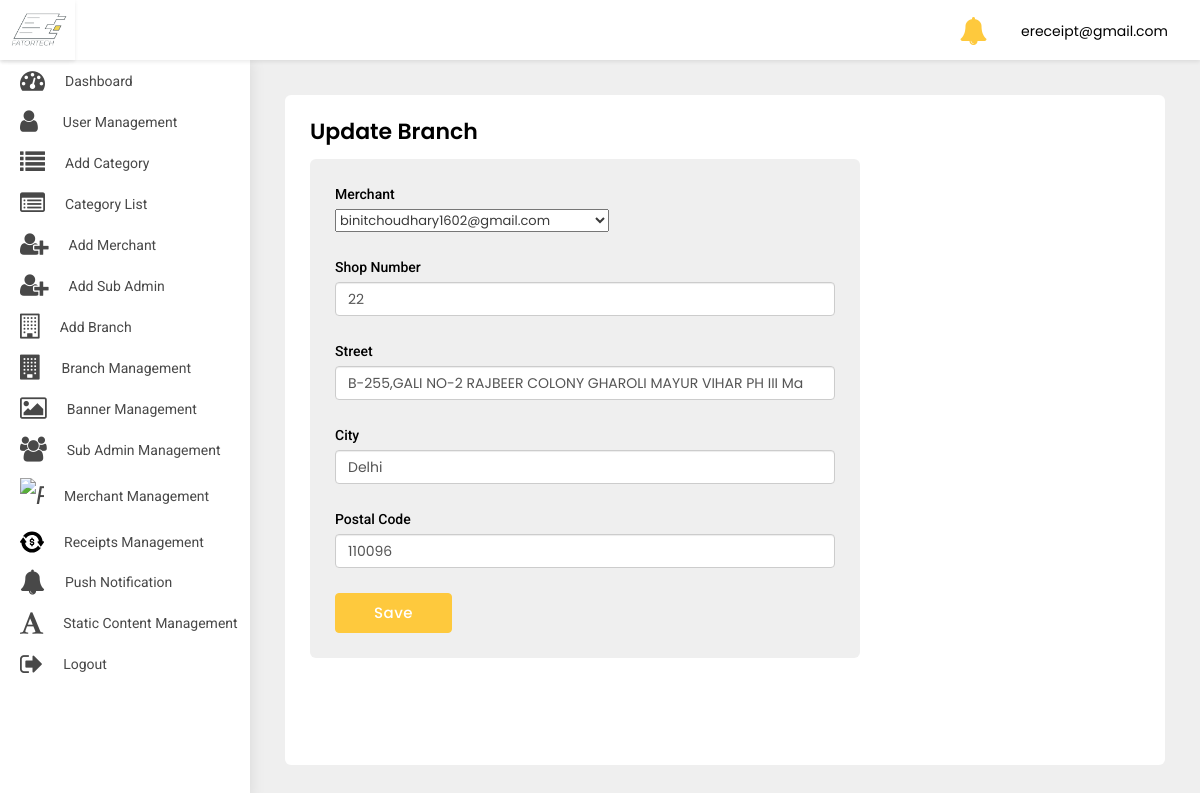
Screenshot of /adminpanel/update-branch/3/ (signed in) with the database file from the repository.
### src/models.py (models this page shows, shortened)
class User(AbstractBaseUser, PermissionsMixin):
    first_name = models.CharField(default='first name', max_length=100)
    last_name = models.CharField(default='', max_length=100, null=True, blank=True)
    email = models.CharField(default='', max_length=255, unique=True)
    country_code = models.CharField(default='+91', max_length=10)
    phone_number = models.CharField(default='', max_length=18)
    profile_pic = models.ImageField(default='default_profile.png', null=True, blank=True)
    device_token = models.CharField(default='', max_length=500, null=True, blank=True)
    password = models.CharField(default='', max_length=100)
    confirm_password = models.CharField(default='', max_length=100)
    is_merchant = models.BooleanField(default=False)
    is_subadmin = models.BooleanField(default=False)
    created_at = models.DateTimeField(auto_now_add=True)
    is_active = models.BooleanField(default=True)
    is_staff = models.BooleanField(default=False)
    can_manage_merchant = models.BooleanField(default=False)
    can_manage_category = models.BooleanField(default=False)
    can_manage_branch = models.BooleanField(default=False)
    can_manage_receipts = models.BooleanField(default=False)
    can_manage_dashboard = models.BooleanField(default=False)
    objects = UserManager()
    USERNAME_FIELD = 'email'
    class Meta:
        ordering = ('-created_at',)

class Branch(models.Model):
    merchant_name = models.ForeignKey(Merchant, on_delete=models.CASCADE)
    shop_no = models.CharField(default='', max_length=2000)
    street = models.CharField(default='', max_length=2000)
    landmark = models.CharField(default='', max_length=2000, null=True, blank=True)
    city = models.CharField(default='', max_length=2000)
    postal_code = models.CharField(default='', max_length=2000)
    code = models.CharField(default='', max_length=100)
    blocked = models.BooleanField(default=False)

### adminpanel/views.py (the view, shortened to what this page needs)
# urls.py: path('update-branch/<int:pk>/', UpdateBranch.as_view(), name='update-branch'),
class UpdateBranch(LoginRequiredMixin, UpdateView):
    login_url = 'adminpanel:login'
    model = Branch
    template_name = 'update-branch.html'
    form_class = BranchForm
    success_url = reverse_lazy('adminpanel:branch-list')
    def get(self, request, *args, **kwargs):
        print(kwargs['pk'])
        return render(self.request, 'update-branch.html',
                      {'merchants': Merchant.objects.all(), 'shop_number': Branch.objects.get(id=kwargs['pk']).shop_no,
                       'postal_code': Branch.objects.get(id=kwargs['pk']).postal_code,
                       'city': Branch.objects.get(id=kwargs['pk']).city,
                       'landmark': Branch.objects.get(id=kwargs['pk']).landmark,
                       'street': Branch.objects.get(id=kwargs['pk']).street})

### adminpanel/templates/update-branch.html (shortened to what this page needs)
{% extends 'base-ereceipt.html' %}
{% load crispy_forms_tags %}
{% block body %}
<div class="WrapperArea">
    <div class="WrapperBox">
        <div class="Small-Wrapper">
            <h4 class="Title">Update Branch</h4>
            <div class="NotificationArea">
                <div class="NotificationForm">
                    <form method="post">
                        <div class="form-group">
                            <label for="">Merchant</label>
                            <select required id="id_merchant_name" name="merchant_name">
                                {% for merchant in merchants %}
                                <option value="{{merchant.pk}}">{{merchant.email}}</option>
                                {% endfor %}
                            </select>
                        </div>
                        <div class="form-group">
                            <label for="">Shop Number </label>
                            <input type="text" class="form-control" required placeholder="Shop Number"
                                   name="shop_no" value="{{shop_number}}">
                        </div>
                        <div class="form-group">
                            <label for="">Street </label>
                            <input type="text" class="form-control" required placeholder="Street Name"
                                   name="street" value="{{street}}">
                        </div>
                        <div class="form-group">
                            <label for="">City </label>
                            <input type="text" class="form-control" required placeholder="City"
                                   name="city" value="{{city}}">
                        </div>
                        <div class="form-group">
                            <label for="">Postal Code </label>
                            <input type="number" class="form-control" required placeholder="Postal code"
                                   name="postal_code" value="{{postal_code}}">
                        </div>
                        <button class="Button apply_btn">Save</button>
                    </form>
                </div>
            </div>
        </div>
    </div>
</div>
{% endblock body %}

### adminpanel/templates/base-ereceipt.html (shortened to what this page needs)
{% load static %}
<head>
    <link rel="stylesheet" type="text/css" href="{% static 'adminpanel/css/select2.min.min.css' %}">
    <link type="text/css" rel="stylesheet" href="{% static 'adminpanel/css/style.css' %}">
    <link rel="stylesheet" href="{% static 'adminpanel/css/media.css' %}">
    <link rel="stylesheet"
          href="https://cdnjs.cloudflare.com/ajax/libs/bootstrap-select/1.13.1/css/bootstrap-select.css"/>
</head>
<body>
<div class="Header">
    <div class="Logo">
        <img src="{% static 'adminpanel/images/logo.jpg' %}">
    </div>
    <div class="Navigation">
        {% if user.is_superuser %}
        <div class="header-notifications">
            <a href="{% url 'adminpanel:notification' %}">
                <i class="fa fa-bell fa-2x" aria-hidden="true"></i>
            </a>
        </div>
        {% endif %}
        {% if user.is_authenticated %}
        <div class="Avater">
            <a href="javascript:void(0);">
                {{user}} </a>
        </div>
        {% endif %}
    </div>
</div>
<div class="SidenavBar">
    <ul>
        {% if user.is_superuser %}
        <li class="nav-item nav-link {% if request.resolver_match.view_name  == 'adminpanel:dashboard' %}active{% endif %}">
            <a href="{% url 'adminpanel:dashboard'  %}">
                <span><i class="fa fa-tachometer"></i></span> Dashboard
            </a>
        </li>
        <li class="nav-item nav-link {% if request.resolver_match.view_name  == 'adminpanel:users-list' %}active{% endif %}">
            <a href="{% url 'adminpanel:users-list' %}">
                <span><i class="fa fa-user"></i></span> User Management
            </a>
        </li>
        <li class="nav-item nav-link {% if request.resolver_match.view_name  == 'adminpanel:category' %}active{% endif %}">
            <a href="{% url 'adminpanel:category' %}">
                <span><i class="fa fa-list"></i></span> Add Category
            </a>
        </li>
        <li class="nav-item nav-link {% if request.resolver_match.view_name  == 'adminpanel:category-list' %}active{% endif %}">
            <a href="{% url 'adminpanel:category-list' %}">
                <span><i class="fa fa-list-alt"></i></span>Category List
            </a>
        </li>
        <li class="nav-item nav-link {% if request.resolver_match.view_name  == 'adminpanel:add-merchant' %}active{% endif %}">
            <a href="{% url 'adminpanel:add-merchant' %}">
                <span><i class="fa fa-user-plus"></i></span> Add Merchant
            </a>
        </li>
        <li class="nav-item nav-link {% if request.resolver_match.view_name  == 'adminpanel:add-sub-admin' %}active{% endif %}">
            <a href="{% url 'adminpanel:add-sub-admin' %}">
                <span><i class="fa fa-user-plus"></i></span> Add Sub Admin
            </a>
        </li>
        <li class="nav-item nav-link {% if request.resolver_match.view_name  == 'adminpanel:add-branch' %}active{% endif %}">
            <a href="{% url 'adminpanel:add-branch' %}">
                <span><i class="fa fa-building-o"></i></span> Add Branch
            </a>
        </li>
        <li class="nav-item nav-link {% if request.resolver_match.view_name  == 'adminpanel:branch-list' %}active{% endif %}">
            <a href="{% url 'adminpanel:branch-list' %}">
                <span><i class="fa fa-building"></i></span>Branch Management
            </a>
        </li>
        <li class="nav-item nav-link {% if request.resolver_match.view_name  == 'adminpanel:banner-list' %}active{% endif %}">
            <a href="{% url 'adminpanel:banner-list' %}">
                <span><i class="fa fa-image"></i></span>Banner Management
            </a>
        </li>
        <li class="nav-item nav-link {% if request.resolver_match.view_name  == 'adminpanel:sub-admin-list' %}active{% endif %}">
            <a href="{% url 'adminpanel:sub-admin-list' %}">
                <span><i class="fa fa-users"></i></span>Sub Admin Management
            </a>
        </li>
        <li class="nav-item nav-link {% if request.resolver_match.view_name  == 'adminpanel:merchant-list' %}active{% endif %}">
            <a href="{% url 'adminpanel:merchant-list' %}">
                <span><i class="faImg"><img src="{% static 'adminpanel/images/profession.svg' %}" alt="paid"
                                            class="img-fluid"></i></span>
                <p>Merchant Management</p>
            </a>
        </li>
        <li class="nav-item nav-link {% if request.resolver_match.view_name  == 'adminpanel:receipt-list' %}active{% endif %}">
            <a href="{% url 'adminpanel:receipt-list' %}">
                <span><i class="faImg"><img src="{% static 'adminpanel/images/transaction.svg' %}" alt="paid"
                                            class="img-fluid"></i></span>
                <p>Receipts Management</p>
            </a>
        </li>
        <li class="nav-item nav-link {% if request.resolver_match.view_name  == 'adminpanel:send-notification' %}active{% endif %}">
            <a href="{% url 'adminpanel:send-notification' %}">
                <span><i class="fa fa-bell"></i></span>
                <p>Push Notification</p>
            </a>
        </li>
        <li class="nav-item nav-link {% if request.resolver_match.view_name  == 'adminpanel:static-content' %}active{% endif %}">
            <a href="{% url 'adminpanel:static-content' %}">
                <span><i class="fa fa-font"></i></span>
                <p>Static content Management</p>
            </a>
        </li>
        <li class="nav-item nav-link {% if request.resolver_match.view_name  == 'logout' %}active{% endif %}">
            <a href="{% url 'logout' %}">
                <span><i class="fa fa-sign-out"></i></span>
                <p>Logout</p>
            </a>
        </li>
        {% endif %}
    </ul>
</div>
{% block body %}
{% endblock body %}
</body>
</html>

### static/adminpanel/css/style.css (style rules this page uses)
body { margin: 0; padding: 0; font-family: 'Poppins', sans-serif !important; font-size: 13px; color: #3a3a3a; font-weight: 400; }
* { margin: 0px; padding: 0px; }
h1, h2, h3, h4, h5, h6, p { margin: 0; padding: 0; }
ul, li, ol { list-style-type: none; margin: 0; padding: 0; }
a { text-decoration: none; outline: none; }
img { border: 0; outline: none; max-width: 100%; }
input[type="text"], input[type="password"], select, textarea, input[type="button"] { max-width: 100%; }
p { margin: 0; padding: 0; }
.Button { border: none; padding: 8px 38px; text-align: center; transition: 0.5s all ease-in-out; font-weight: 500; display: inline-block; position: relative; background-color: #fec93d; font-size: 15px; color: #fff; text-transform: capitalize; letter-spacing: .5px; border-radius: 0; outline: 0; border: 1px solid #fec93d; }
.Header { box-shadow: 0 2px 4px rgba(0, 0, 0, .08); -webkit-box-shadow: 0 2px 4px rgba(0, 0, 0, .08); position: fixed; width: 100%; left: 0; top: 0; background-color: #fff; z-index: 99 }
.Header .Logo { width: 75px; text-align: center; padding: 5px 0; float: left; height: 60px; box-shadow: 0 2px 4px rgba(0, 0, 0, .08); }
.Header .Logo img { height: 100%; width: 100%; object-fit: cover; }
.Header .Navigation { transition: all 0.2s ease; margin-left: 235px; padding: 7px 3.2rem; width: calc(100% - 235px); text-align: right; height: 60px }
.Header .Navigation .Avater { margin: 5px 0 5px 30px; position: relative; display: inline-block }
.Header .Navigation .Avater a { display: flex; align-items: center; font-size: 14px; color: #000 }
.Header .Navigation .header-notifications { margin: 5px 0 5px 30px; position: relative; display: inline-block; top:5px; }
.Header .Navigation .header-notifications a { display: flex; align-items: center; font-size: 14px; color: #fec93d; }
.SidenavBar { height: calc(100% - 60px); position: fixed; width: 250px; top: 60px; padding: 0; overflow: auto; box-shadow: 0 0 15px rgba(0, 0, 0, .1); background-color: #fff; z-index: 2; transition: 0.2s all ease-in-out; }
.SidenavBar ul { margin: 0 }
.SidenavBar ul li { margin: 0 }
.SidenavBar ul li a { display: flex; cursor: pointer; padding: 8px 20px 8px 20px; transition: 0.2s all ease-in-out; color: #484848; font-family: "Roboto"; font-size: 14px; text-transform: capitalize; position: relative; align-items: center; overflow: hidden; white-space: nowrap; }
.SidenavBar ul li a span { font-size: 25px; margin-right: 20px; }
.SidenavBar ul li:nth-child(2) a span { margin-right: 25px; }
.WrapperArea { margin-left: 250px; flex: 1 1 auto; display: flex; flex-direction: column; margin-top: 60px; transition: 0.2s all ease-in-out; background-color: #efefef; }
.WrapperArea .WrapperBox { padding: 35px; background-color: #efefef; min-height: calc(100vh - 60px) }
.Small-Wrapper { background-color: #fff; padding: 25px; border-radius: 6px; height: 100%; min-height: calc(100vh - 130px); }
h4.Title { margin: 0 0 15px; font-weight: 600; color: #000; text-transform: capitalize; font-size: 22px; display:inline-block; }
.apply_btn { border-radius:4px; }
.NotificationArea .NotificationForm { background-color: #efefef; max-width: 550px; border-radius: 6px; }
.NotificationArea .NotificationForm form { padding: 25px; }
.NotificationArea .NotificationForm form .form-group label { display: block; font-weight: 500; color: #000; font-size: 15px; font-family: "Roboto"; }
.NotificationArea .NotificationForm form .form-group { margin: 0 0 25px 0; }
.NotificationArea .NotificationForm form .form-group label { display: block; font-weight: 500; color: #000; font-size: 14px; font-family: "Roboto"; }
.faImg { width: 24px !important; display: block; }

### rows the page displays
User: email "ereceipt@gmail.com"
Branch: shop_no "22", street "B-255,GALI NO-2 RAJBEER COLONY GHAROLI MAYUR VIHAR PH III Ma", city "Delhi", postal_code "110096"

### other values shown
form field merchant_name "binitchoudhary1602@gmail.com"
